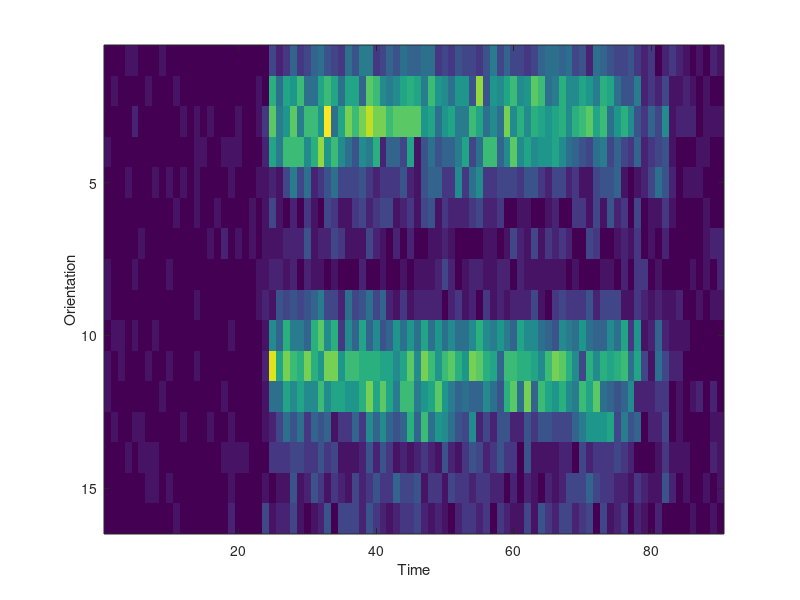
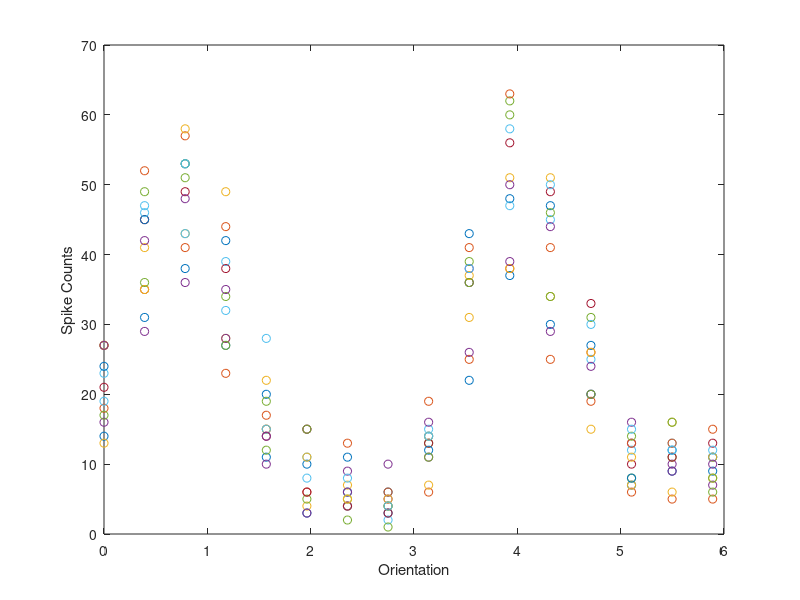

Write the MATLAB code that produced these figures, in order. (Note: this script raises an error after producing the figures.)
%% 3.1 Load the data and preview...
close all
load('data_v1_binned_moving.mat')

dataset_number = 1;
neuron_number = 1;

S = data{dataset_number}.spikes(neuron_number,:,:,:);
S = squeeze(S); % make data cube from the original 4d data 
% (only look at 1 neuron for now)

figure(1)
imagesc(mean(S,3)); % show the average spike response over time, 3D data
xlabel('Time'); ylabel('Orientation')

% Sum spike counts over time so that we have a single tuning function
spike_counts = sum(S(:,25:80,:),2);   % only take the data from time bins 25-80
spike_counts = squeeze(spike_counts); % make data cube into a matrix [orientations x trials]
%spikecounts=# of firings of 1 neuron for a specific orientation in a given time

%% 3.2 Plot spike counts as a function of orientation

figure(2)
stim_orientation = linspace(0,2*pi-2*pi/16,16);
plot(stim_orientation, spike_counts, 'o') 
xlabel('Orientation'); ylabel('Spike Counts')

%% 3.3 Make a function vonMises.m and Plot it using the following...

figure(3)
x = linspace(0,2*pi,256);  % Orientations to plot a smooth curve
b = [1 .5 pi];              % arbitrary parameters to test things out
plot(x,vonMises(b,x))
xlabel('Orientation [rad]'); ylabel('Von Mises');


%% 3.4 Use fminsearch to find the parameters (b) that minimize the sum squared error
%spikecounts size = 16x13
%orientation size = 1x16 (x13 trials)
x_matrix = repmat(stim_orientation',1,13); % first we need to make sure 'x' and 'y' are the right sizes and lined up
options=[]; % for now just use default options (see help fminsearch for more)

%fmin (function, start point, options)
% VonMisesCost (b, x, y) 
%bmse has the min error parameters
b_mse = fminsearch('vonMisesCost',[1 0.1 pi], options, x_matrix(:),spike_counts(:)); %we need to select column vectors from the matrices

%% 3.5 Plot your model fit with the data
figure(4)
hold on

%Deg = Rad * (180 / π)
x_matrix_deg = x_matrix*(180/pi);

%scatter
scatter(x_matrix_deg(:), spike_counts(:), 'bo') 
xlabel('Orientation [deg]'); ylabel('Spike Rate (counts)')

%fit
x0 = x*(180/pi);
plot(x0,vonMises(b_mse,x0))
hold off

